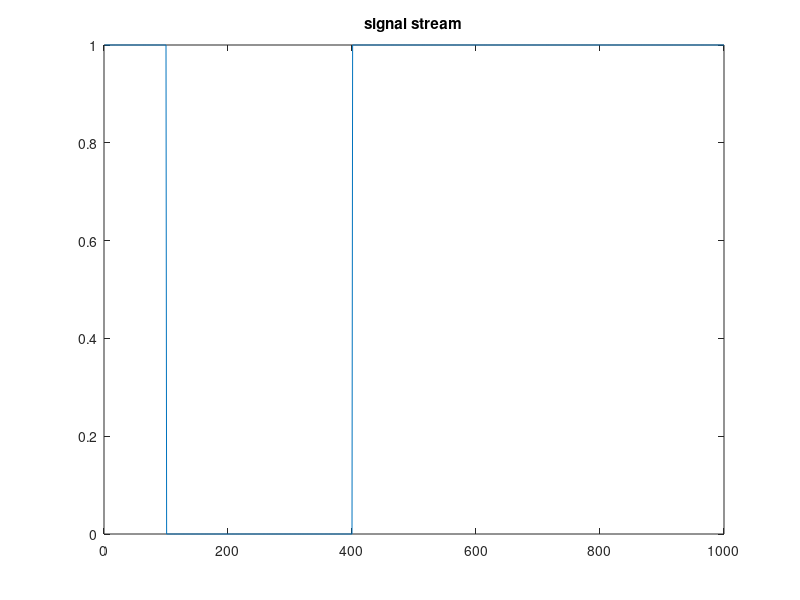
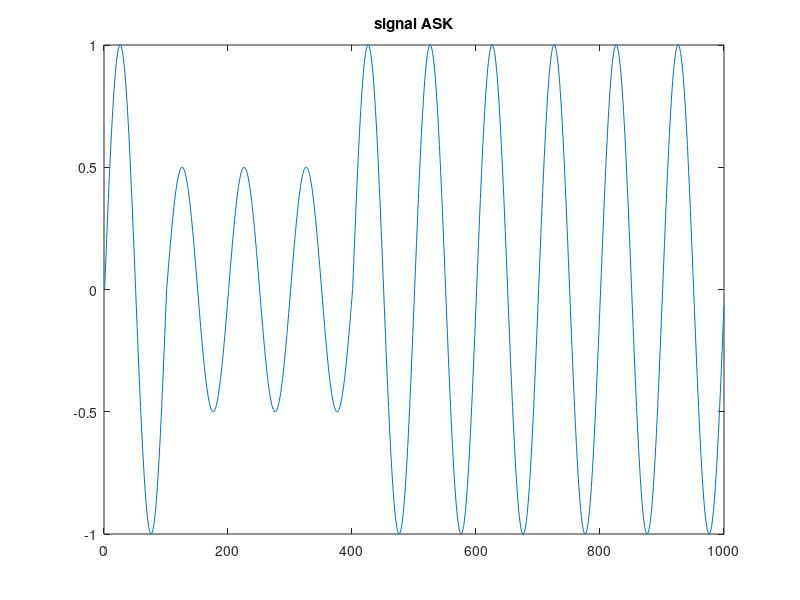
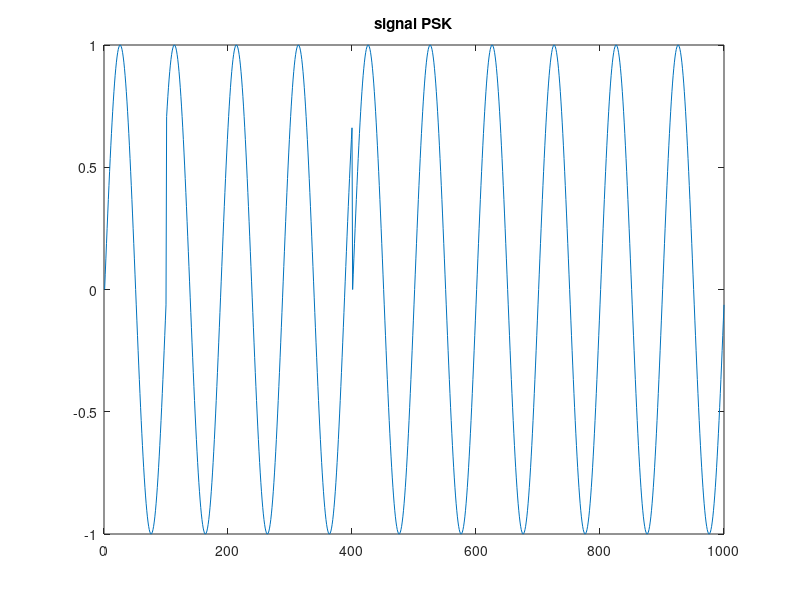
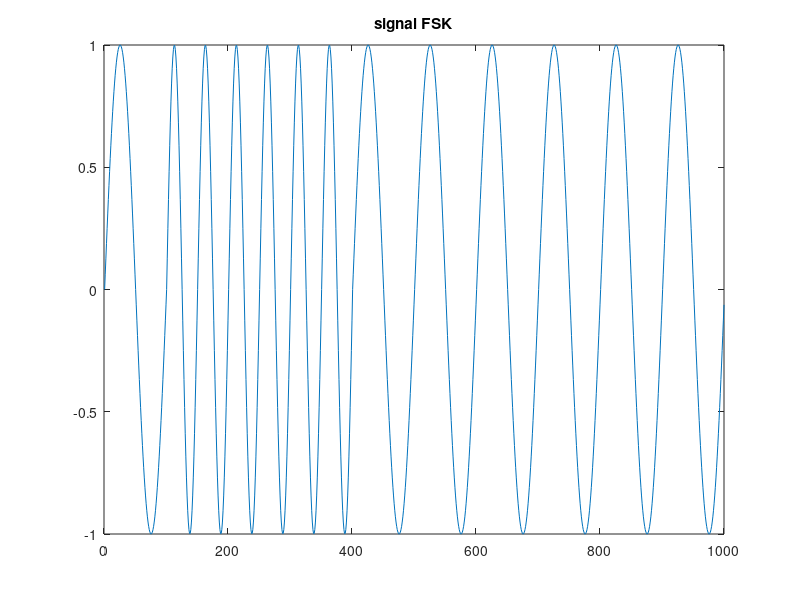

Here is the MATLAB script that generated these plots, in order:
%%%%%%%%%%%%%%%%%%%%%%%%%%%
%sending binary data via sinusoidal signal

%parameters
sig_len = 1000; %signal length
sample_per_bin = 100;
bin_data_len = sig_len / sample_per_bin;
bin_data = round(rand(1,bin_data_len));

%create sinusoidal carriers
%sample_per_bin = 100
sig_carrier_base = sin(2*pi*(0:(1/sample_per_bin):(1-(1/sample_per_bin))));

sig_carrier_freq = sin(4*pi*(0:(1/sample_per_bin):(1-(1/sample_per_bin))));

sig_carrier_phase = sin(2*pi*(0:(1/sample_per_bin):(1-(1/sample_per_bin)))+(pi/4));
%empty vectors created for binary stream,ask,fsk and psk
sig_bin = [];%binary waveform 
sig_ask = [];%amplitude waveform
sig_psk = [];%psk waveform
sig_fsk = [];%fsk waveform
for ind = 1:1:bin_data_len %bin_data_len = 10
    if(bin_data(ind)==1)
        sig_bin = [sig_bin ones(1,sample_per_bin)];
        sig_ask = [sig_ask sig_carrier_base];
        sig_psk = [sig_psk sig_carrier_base];
        sig_fsk = [sig_fsk sig_carrier_base];
    else
        sig_bin = [sig_bin zeros(1,sample_per_bin)];
        sig_ask = [sig_ask 0.5*sig_carrier_base];
        sig_psk = [sig_psk sig_carrier_phase];
        sig_fsk = [sig_fsk sig_carrier_freq];
    end
end

figure(1);
plot(sig_bin);
title('signal stream');
figure(2);
plot(sig_ask);
title('signal ASK');
figure(3);
plot(sig_psk);
title('signal PSK');
figure(4);
plot(sig_fsk);
title('signal FSK');
